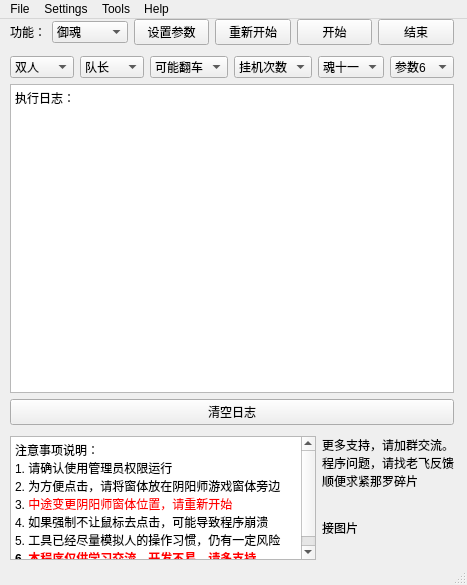
<?xml version="1.0" encoding="UTF-8"?>
<ui version="4.0">
 <class>yys_win</class>
 <widget class="QMainWindow" name="yys_win">
  <property name="enabled">
   <bool>true</bool>
  </property>
  <property name="geometry">
   <rect>
    <x>0</x>
    <y>0</y>
    <width>467</width>
    <height>585</height>
   </rect>
  </property>
  <property name="windowTitle">
   <string>x笑cry-辅助工具</string>
  </property>
  <widget class="QWidget" name="centralwidget">
   <widget class="QWidget" name="verticalLayoutWidget">
    <property name="geometry">
     <rect>
      <x>10</x>
      <y>0</y>
      <width>444</width>
      <height>541</height>
     </rect>
    </property>
    <layout class="QVBoxLayout" name="verticalLayout" stretch="1,0,0,10,0,0,4">
     <item>
      <layout class="QHBoxLayout" name="horizontalLayout_2">
       <item>
        <widget class="QLabel" name="label">
         <property name="text">
          <string>功能：</string>
         </property>
        </widget>
       </item>
       <item>
        <widget class="QComboBox" name="cb_fuctions">
         <item>
          <property name="text">
           <string>御魂</string>
          </property>
         </item>
         <item>
          <property name="text">
           <string>困28</string>
          </property>
         </item>
         <item>
          <property name="text">
           <string>御灵</string>
          </property>
         </item>
         <item>
          <property name="text">
           <string>业原火</string>
          </property>
         </item>
         <item>
          <property name="text">
           <string>结界突破</string>
          </property>
         </item>
        </widget>
       </item>
       <item>
        <widget class="QPushButton" name="pbt_autocheck">
         <property name="text">
          <string>设置参数</string>
         </property>
        </widget>
       </item>
       <item>
        <widget class="QPushButton" name="pbt_restart">
         <property name="text">
          <string>重新开始</string>
         </property>
        </widget>
       </item>
       <item>
        <widget class="QPushButton" name="pbt_start">
         <property name="text">
          <string>开始</string>
         </property>
        </widget>
       </item>
       <item>
        <widget class="QPushButton" name="pushButton">
         <property name="text">
          <string>结束</string>
         </property>
        </widget>
       </item>
      </layout>
     </item>
     <item>
      <spacer name="verticalSpacer">
       <property name="orientation">
        <enum>Qt::Vertical</enum>
       </property>
       <property name="sizeType">
        <enum>QSizePolicy::Maximum</enum>
       </property>
       <property name="sizeHint" stdset="0">
        <size>
         <width>20</width>
         <height>5</height>
        </size>
       </property>
      </spacer>
     </item>
     <item>
      <layout class="QHBoxLayout" name="horizontalLayout_3">
       <item>
        <widget class="QComboBox" name="cb_p1">
         <item>
          <property name="text">
           <string>双人</string>
          </property>
         </item>
         <item>
          <property name="text">
           <string>单人</string>
          </property>
         </item>
         <item>
          <property name="text">
           <string>三人</string>
          </property>
         </item>
        </widget>
       </item>
       <item>
        <widget class="QComboBox" name="cb_p2">
         <item>
          <property name="text">
           <string>队长</string>
          </property>
         </item>
         <item>
          <property name="text">
           <string>队员</string>
          </property>
         </item>
        </widget>
       </item>
       <item>
        <widget class="QComboBox" name="cb_p3">
         <item>
          <property name="text">
           <string>可能翻车</string>
          </property>
         </item>
         <item>
          <property name="text">
           <string>不会翻车</string>
          </property>
         </item>
        </widget>
       </item>
       <item>
        <widget class="QComboBox" name="cb_p4">
         <item>
          <property name="text">
           <string>挂机次数</string>
          </property>
         </item>
         <item>
          <property name="text">
           <string>100</string>
          </property>
         </item>
         <item>
          <property name="text">
           <string>200</string>
          </property>
         </item>
         <item>
          <property name="text">
           <string>400</string>
          </property>
         </item>
        </widget>
       </item>
       <item>
        <widget class="QComboBox" name="cb_p5">
         <item>
          <property name="text">
           <string>魂十一</string>
          </property>
         </item>
         <item>
          <property name="text">
           <string>魂十</string>
          </property>
         </item>
        </widget>
       </item>
       <item>
        <widget class="QComboBox" name="cb_p6">
         <item>
          <property name="text">
           <string>参数6</string>
          </property>
         </item>
        </widget>
       </item>
      </layout>
     </item>
     <item>
      <widget class="QPlainTextEdit" name="pte_msg">
       <property name="readOnly">
        <bool>true</bool>
       </property>
       <property name="plainText">
        <string>执行日志：</string>
       </property>
      </widget>
     </item>
     <item>
      <widget class="QPushButton" name="ptn_clear">
       <property name="text">
        <string>清空日志</string>
       </property>
      </widget>
     </item>
     <item>
      <spacer name="verticalSpacer_2">
       <property name="orientation">
        <enum>Qt::Vertical</enum>
       </property>
       <property name="sizeType">
        <enum>QSizePolicy::Maximum</enum>
       </property>
       <property name="sizeHint" stdset="0">
        <size>
         <width>20</width>
         <height>5</height>
        </size>
       </property>
      </spacer>
     </item>
     <item>
      <layout class="QHBoxLayout" name="horizontalLayout">
       <item>
        <widget class="QTextEdit" name="te_attention">
         <property name="maximumSize">
          <size>
           <width>16777215</width>
           <height>16777215</height>
          </size>
         </property>
         <property name="html">
          <string>&lt;!DOCTYPE HTML PUBLIC &quot;-//W3C//DTD HTML 4.0//EN&quot; &quot;http://www.w3.org/TR/REC-html40/strict.dtd&quot;&gt;
&lt;html&gt;&lt;head&gt;&lt;meta name=&quot;qrichtext&quot; content=&quot;1&quot; /&gt;&lt;style type=&quot;text/css&quot;&gt;
p, li { white-space: pre-wrap; }
&lt;/style&gt;&lt;/head&gt;&lt;body style=&quot; font-family:'SimSun'; font-size:9pt; font-weight:400; font-style:normal;&quot;&gt;
&lt;p style=&quot; margin-top:0px; margin-bottom:0px; margin-left:0px; margin-right:0px; -qt-block-indent:0; text-indent:0px;&quot;&gt;注意事项说明：&lt;/p&gt;
&lt;p style=&quot; margin-top:0px; margin-bottom:0px; margin-left:0px; margin-right:0px; -qt-block-indent:0; text-indent:0px;&quot;&gt;1. 请确认使用管理员权限运行&lt;/p&gt;
&lt;p style=&quot; margin-top:0px; margin-bottom:0px; margin-left:0px; margin-right:0px; -qt-block-indent:0; text-indent:0px;&quot;&gt;2. 为方便点击，请将窗体放在阴阳师游戏窗体旁边&lt;/p&gt;
&lt;p style=&quot; margin-top:0px; margin-bottom:0px; margin-left:0px; margin-right:0px; -qt-block-indent:0; text-indent:0px;&quot;&gt;3. &lt;span style=&quot; color:#ff0000;&quot;&gt;中途变更阴阳师窗体位置，请重新开始&lt;/span&gt;&lt;/p&gt;
&lt;p style=&quot; margin-top:0px; margin-bottom:0px; margin-left:0px; margin-right:0px; -qt-block-indent:0; text-indent:0px;&quot;&gt;&lt;span style=&quot; color:#000000;&quot;&gt;4. 如果强制不让鼠标去点击，可能导致程序崩溃&lt;/span&gt;&lt;/p&gt;
&lt;p style=&quot; margin-top:0px; margin-bottom:0px; margin-left:0px; margin-right:0px; -qt-block-indent:0; text-indent:0px;&quot;&gt;5. 工具已经尽量模拟人的操作习惯，仍有一定风险&lt;/p&gt;
&lt;p style=&quot; margin-top:0px; margin-bottom:0px; margin-left:0px; margin-right:0px; -qt-block-indent:0; text-indent:0px;&quot;&gt;&lt;span style=&quot; font-weight:600;&quot;&gt;6. &lt;/span&gt;&lt;span style=&quot; font-weight:600; color:#ff0000;&quot;&gt;本程序仅供学习交流，开发不易，请多支持&lt;/span&gt;&lt;/p&gt;&lt;/body&gt;&lt;/html&gt;</string>
         </property>
        </widget>
       </item>
       <item>
        <layout class="QVBoxLayout" name="verticalLayout_2" stretch="1,5">
         <item>
          <widget class="QLabel" name="label_2">
           <property name="text">
            <string>更多支持，请加群交流。
程序问题，请找老飞反馈
顺便求紧那罗碎片</string>
           </property>
          </widget>
         </item>
         <item>
          <widget class="QLabel" name="lb_qrcode">
           <property name="maximumSize">
            <size>
             <width>100</width>
             <height>100</height>
            </size>
           </property>
           <property name="text">
            <string>接图片</string>
           </property>
           <property name="scaledContents">
            <bool>true</bool>
           </property>
          </widget>
         </item>
        </layout>
       </item>
      </layout>
     </item>
    </layout>
   </widget>
  </widget>
  <widget class="QMenuBar" name="menubar">
   <property name="geometry">
    <rect>
     <x>0</x>
     <y>0</y>
     <width>467</width>
     <height>23</height>
    </rect>
   </property>
   <widget class="QMenu" name="menuFile">
    <property name="title">
     <string>File</string>
    </property>
   </widget>
   <widget class="QMenu" name="menuSettings">
    <property name="title">
     <string>Settings</string>
    </property>
   </widget>
   <widget class="QMenu" name="menuHelp">
    <property name="title">
     <string>Help</string>
    </property>
    <widget class="QMenu" name="menu_2">
     <property name="title">
      <string>版本信息</string>
     </property>
     <addaction name="actionv1_01_20200713"/>
    </widget>
    <addaction name="menu_2"/>
    <addaction name="ac_feedback"/>
   </widget>
   <widget class="QMenu" name="menuTools">
    <property name="title">
     <string>Tools</string>
    </property>
    <widget class="QMenu" name="menu">
     <property name="title">
      <string>功能验证</string>
     </property>
     <addaction name="separator"/>
     <addaction name="ac_huntu_check"/>
    </widget>
    <addaction name="menu"/>
   </widget>
   <addaction name="menuFile"/>
   <addaction name="menuSettings"/>
   <addaction name="menuTools"/>
   <addaction name="menuHelp"/>
  </widget>
  <widget class="QStatusBar" name="statusbar">
   <property name="enabled">
    <bool>false</bool>
   </property>
  </widget>
  <action name="ac_huntu_check">
   <property name="text">
    <string>魂土验证</string>
   </property>
  </action>
  <action name="ac_feedback">
   <property name="text">
    <string>意见反馈</string>
   </property>
  </action>
  <action name="actionv1_01_20200713">
   <property name="text">
    <string>v1.01.20200713</string>
   </property>
  </action>
 </widget>
 <resources/>
 <connections>
  <connection>
   <sender>pbt_start</sender>
   <signal>clicked()</signal>
   <receiver>yys_win</receiver>
   <slot>btn_start_clicked()</slot>
   <hints>
    <hint type="sourcelabel">
     <x>359</x>
     <y>62</y>
    </hint>
    <hint type="destinationlabel">
     <x>272</x>
     <y>72</y>
    </hint>
   </hints>
  </connection>
  <connection>
   <sender>pushButton</sender>
   <signal>clicked()</signal>
   <receiver>yys_win</receiver>
   <slot>btn_stop_clicked()</slot>
   <hints>
    <hint type="sourcelabel">
     <x>438</x>
     <y>62</y>
    </hint>
    <hint type="destinationlabel">
     <x>285</x>
     <y>46</y>
    </hint>
   </hints>
  </connection>
  <connection>
   <sender>cb_fuctions</sender>
   <signal>currentIndexChanged(QString)</signal>
   <receiver>yys_win</receiver>
   <slot>cb_functions_index_changed()</slot>
   <hints>
    <hint type="sourcelabel">
     <x>62</x>
     <y>52</y>
    </hint>
    <hint type="destinationlabel">
     <x>-1</x>
     <y>88</y>
    </hint>
   </hints>
  </connection>
  <connection>
   <sender>cb_p1</sender>
   <signal>currentIndexChanged(QString)</signal>
   <receiver>yys_win</receiver>
   <slot>cb_p1_index_changed()</slot>
   <hints>
    <hint type="sourcelabel">
     <x>14</x>
     <y>116</y>
    </hint>
    <hint type="destinationlabel">
     <x>-2</x>
     <y>125</y>
    </hint>
   </hints>
  </connection>
  <connection>
   <sender>cb_p2</sender>
   <signal>currentIndexChanged(QString)</signal>
   <receiver>yys_win</receiver>
   <slot>cb_p2_index_changed()</slot>
   <hints>
    <hint type="sourcelabel">
     <x>87</x>
     <y>107</y>
    </hint>
    <hint type="destinationlabel">
     <x>0</x>
     <y>70</y>
    </hint>
   </hints>
  </connection>
  <connection>
   <sender>cb_p3</sender>
   <signal>currentIndexChanged(QString)</signal>
   <receiver>yys_win</receiver>
   <slot>cb_p3_index_changed()</slot>
   <hints>
    <hint type="sourcelabel">
     <x>156</x>
     <y>105</y>
    </hint>
    <hint type="destinationlabel">
     <x>0</x>
     <y>163</y>
    </hint>
   </hints>
  </connection>
  <connection>
   <sender>cb_p4</sender>
   <signal>currentIndexChanged(QString)</signal>
   <receiver>yys_win</receiver>
   <slot>cb_p4_index_changed()</slot>
   <hints>
    <hint type="sourcelabel">
     <x>243</x>
     <y>107</y>
    </hint>
    <hint type="destinationlabel">
     <x>-5</x>
     <y>192</y>
    </hint>
   </hints>
  </connection>
  <connection>
   <sender>cb_p5</sender>
   <signal>currentIndexChanged(QString)</signal>
   <receiver>yys_win</receiver>
   <slot>cb_p5_index_changed()</slot>
   <hints>
    <hint type="sourcelabel">
     <x>298</x>
     <y>114</y>
    </hint>
    <hint type="destinationlabel">
     <x>-2</x>
     <y>221</y>
    </hint>
   </hints>
  </connection>
  <connection>
   <sender>cb_p6</sender>
   <signal>currentIndexChanged(QString)</signal>
   <receiver>yys_win</receiver>
   <slot>cb_p6_index_changed()</slot>
   <hints>
    <hint type="sourcelabel">
     <x>369</x>
     <y>114</y>
    </hint>
    <hint type="destinationlabel">
     <x>-14</x>
     <y>249</y>
    </hint>
   </hints>
  </connection>
  <connection>
   <sender>ptn_clear</sender>
   <signal>clicked()</signal>
   <receiver>pte_msg</receiver>
   <slot>clear()</slot>
   <hints>
    <hint type="sourcelabel">
     <x>420</x>
     <y>362</y>
    </hint>
    <hint type="destinationlabel">
     <x>421</x>
     <y>335</y>
    </hint>
   </hints>
  </connection>
  <connection>
   <sender>pbt_restart</sender>
   <signal>clicked()</signal>
   <receiver>yys_win</receiver>
   <slot>btn_restart_clicked()</slot>
   <hints>
    <hint type="sourcelabel">
     <x>271</x>
     <y>59</y>
    </hint>
    <hint type="destinationlabel">
     <x>453</x>
     <y>80</y>
    </hint>
   </hints>
  </connection>
 </connections>
 <slots>
  <slot>btn_start_clicked()</slot>
  <slot>btn_stop_clicked()</slot>
  <slot>cb_functions_index_changed()</slot>
  <slot>cb_p1_index_changed()</slot>
  <slot>cb_p2_index_changed()</slot>
  <slot>cb_p3_index_changed()</slot>
  <slot>cb_p4_index_changed()</slot>
  <slot>cb_p5_index_changed()</slot>
  <slot>cb_p6_index_changed()</slot>
  <slot>btn_restart_clicked()</slot>
 </slots>
</ui>
